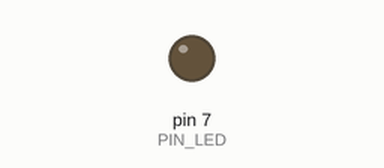
Simulated run of this sketch. Board: Arduino Uno, built with avr-gcc and run on an emulated ATmega328P. Shown: output pins drawn as LEDs (lit = HIGH). Dashed ring = blinking. At 2.2 s the program stops and its outputs stay as they are.

Above: at 0.5 s.
At 1.95 s:
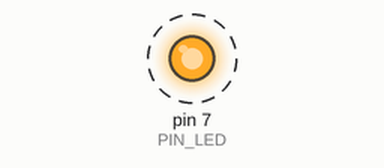
Timing chart, 0 to 3.0 s (numbered marks = the images above):
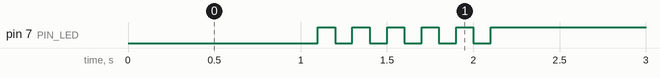

The sketch:

05_practice_2.ino
```cpp
#define PIN_LED 7

int sum = 0;

void setup() {

  pinMode(PIN_LED, OUTPUT);

}


void loop() {
  digitalWrite(PIN_LED,0);
  delay(1000);
  while(sum<6) {
    digitalWrite(PIN_LED,0);
    delay(100);
    digitalWrite(PIN_LED,1);
    delay(100);
    sum +=1;
  }


  while(1) {
  digitalWrite(PIN_LED,1);
  }


}
```

Measured:
- by itself, pin 7 (PIN_LED): alternates HIGH for 0.10 s and LOW for 0.10 s, 11 changes in all, then stays HIGH
